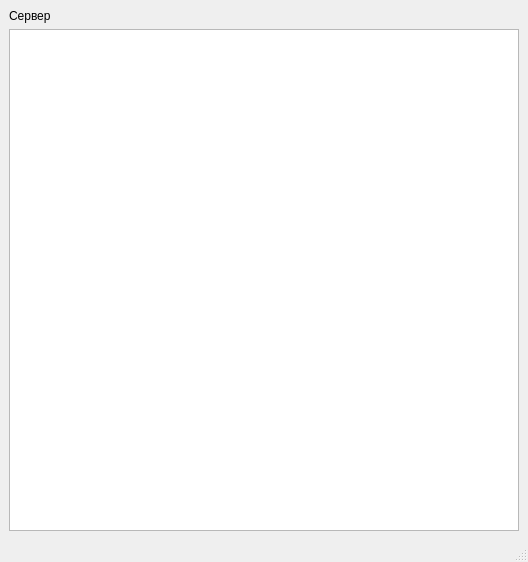
<?xml version="1.0" encoding="UTF-8"?>
<ui version="4.0">
 <class>MainWindow</class>
 <widget class="QMainWindow" name="MainWindow">
  <property name="geometry">
   <rect>
    <x>0</x>
    <y>0</y>
    <width>528</width>
    <height>562</height>
   </rect>
  </property>
  <property name="windowTitle">
   <string>MainWindow</string>
  </property>
  <widget class="QWidget" name="centralwidget">
   <layout class="QGridLayout" name="gridLayout_3">
    <item row="0" column="0">
     <widget class="QSplitter" name="splitter">
      <property name="orientation">
       <enum>Qt::Horizontal</enum>
      </property>
      <widget class="QWidget" name="gridLayoutWidget_2">
       <layout class="QGridLayout" name="server_grid_layout">
        <item row="0" column="0">
         <widget class="QLabel" name="server_label">
          <property name="text">
           <string>Сервер</string>
          </property>
         </widget>
        </item>
        <item row="1" column="0">
         <widget class="QTextEdit" name="server_text_edit"/>
        </item>
       </layout>
      </widget>
     </widget>
    </item>
   </layout>
  </widget>
  <widget class="QMenuBar" name="menubar">
   <property name="geometry">
    <rect>
     <x>0</x>
     <y>0</y>
     <width>528</width>
     <height>24</height>
    </rect>
   </property>
  </widget>
  <widget class="QStatusBar" name="statusbar"/>
 </widget>
 <resources/>
 <connections/>
</ui>
